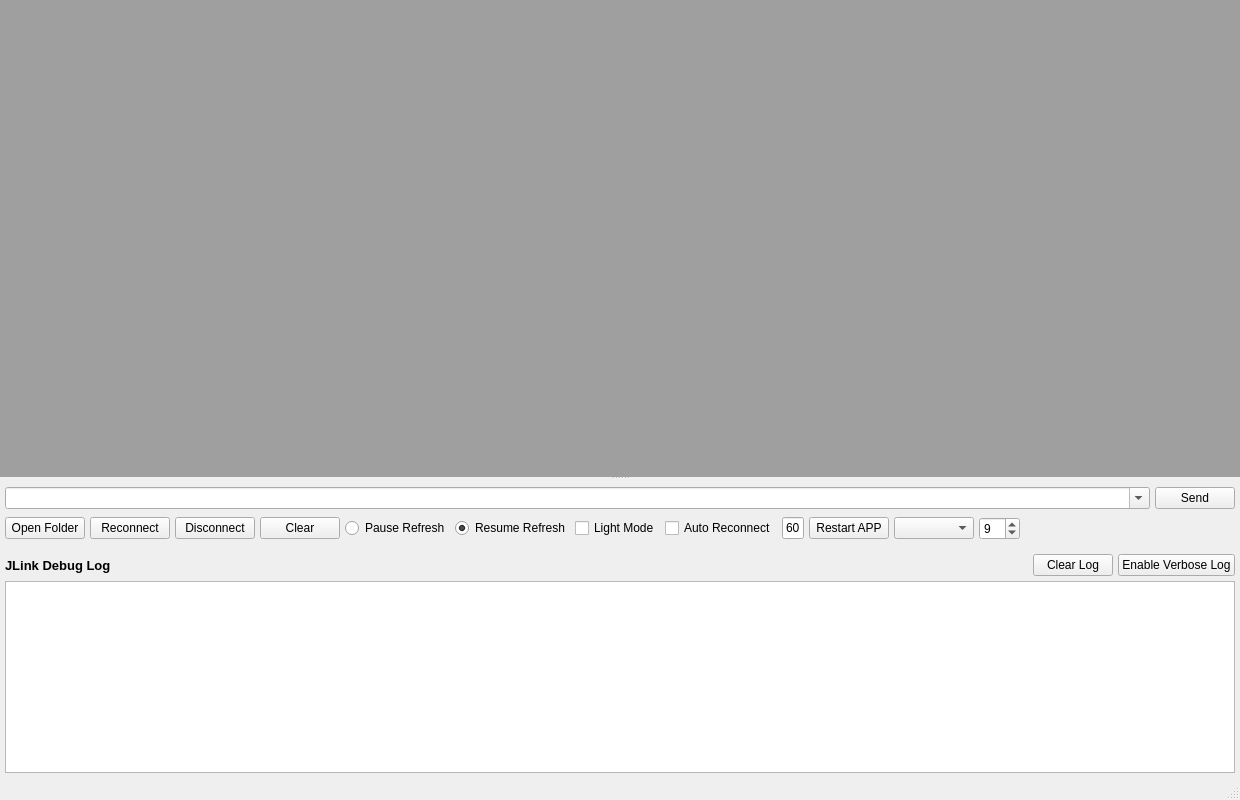
<?xml version="1.0" encoding="UTF-8"?>
<ui version="4.0">
 <class>RTTMainWindow</class>
 <widget class="QMainWindow" name="RTTMainWindow">
  <property name="geometry">
   <rect>
    <x>0</x>
    <y>0</y>
    <width>1200</width>
    <height>800</height>
   </rect>
  </property>
  <property name="windowTitle">
   <string>XexunRTT - RTT Debug Main Window</string>
  </property>
  <widget class="QWidget" name="centralwidget">
   <layout class="QVBoxLayout" name="verticalLayout_main">
    <property name="spacing">
     <number>0</number>
    </property>
    <property name="leftMargin">
     <number>0</number>
    </property>
    <property name="topMargin">
     <number>0</number>
    </property>
    <property name="rightMargin">
     <number>0</number>
    </property>
    <property name="bottomMargin">
     <number>0</number>
    </property>
    <item>
     <widget class="QSplitter" name="main_splitter">
      <property name="orientation">
       <enum>Qt::Orientation::Vertical</enum>
      </property>
      <property name="handleWidth">
       <number>2</number>
      </property>
      <widget class="QMdiArea" name="mdi_area">
       <property name="sizePolicy">
        <sizepolicy hsizetype="Expanding" vsizetype="Expanding">
         <horstretch>1</horstretch>
         <verstretch>1</verstretch>
        </sizepolicy>
       </property>
      </widget>
      <widget class="QWidget" name="bottom_container" native="true">
       <property name="sizePolicy">
        <sizepolicy hsizetype="Preferred" vsizetype="Minimum">
         <horstretch>0</horstretch>
         <verstretch>0</verstretch>
        </sizepolicy>
       </property>
       <property name="minimumSize">
        <size>
         <width>0</width>
         <height>70</height>
        </size>
       </property>
       <layout class="QVBoxLayout" name="verticalLayout_bottom">
        <property name="spacing">
         <number>0</number>
        </property>
        <property name="leftMargin">
         <number>0</number>
        </property>
        <property name="topMargin">
         <number>0</number>
        </property>
        <property name="rightMargin">
         <number>0</number>
        </property>
        <property name="bottomMargin">
         <number>0</number>
        </property>
        <item>
         <widget class="QWidget" name="button_command_area" native="true">
          <property name="sizePolicy">
           <sizepolicy hsizetype="Preferred" vsizetype="Fixed">
            <horstretch>0</horstretch>
            <verstretch>0</verstretch>
           </sizepolicy>
          </property>
          <property name="minimumSize">
           <size>
            <width>0</width>
            <height>70</height>
           </size>
          </property>
          <property name="maximumSize">
           <size>
            <width>16777215</width>
            <height>70</height>
           </size>
          </property>
          <layout class="QGridLayout" name="gridLayout">
           <property name="leftMargin">
            <number>5</number>
           </property>
           <property name="topMargin">
            <number>5</number>
           </property>
           <property name="rightMargin">
            <number>5</number>
           </property>
           <property name="bottomMargin">
            <number>5</number>
           </property>
           <property name="spacing">
            <number>5</number>
           </property>
           <item row="1" column="7">
            <widget class="QCheckBox" name="auto_reconnect_checkbox">
             <property name="font">
              <font>
               <family>Arial</family>
              </font>
             </property>
             <property name="toolTip">
              <string>F8</string>
             </property>
             <property name="text">
              <string>Auto Reconnect</string>
             </property>
            </widget>
           </item>
           <item row="0" column="19">
            <widget class="QPushButton" name="pushButton">
             <property name="maximumSize">
              <size>
               <width>80</width>
               <height>26</height>
              </size>
             </property>
             <property name="font">
              <font>
               <family>Arial</family>
              </font>
             </property>
             <property name="text">
              <string>Send</string>
             </property>
            </widget>
           </item>
           <item row="1" column="8">
            <widget class="QLineEdit" name="reconnect_timeout_edit">
             <property name="maximumSize">
              <size>
               <width>35</width>
               <height>16777215</height>
              </size>
             </property>
             <property name="font">
              <font>
               <family>Arial</family>
              </font>
             </property>
             <property name="text">
              <string>60</string>
             </property>
             <property name="alignment">
              <set>Qt::AlignmentFlag::AlignCenter</set>
             </property>
            </widget>
           </item>
           <item row="1" column="2">
            <widget class="QPushButton" name="dis_connect">
             <property name="font">
              <font>
               <family>Arial</family>
              </font>
             </property>
             <property name="toolTip">
              <string>F3</string>
             </property>
             <property name="text">
              <string>Disconnect</string>
             </property>
            </widget>
           </item>
           <item row="1" column="1">
            <widget class="QPushButton" name="re_connect">
             <property name="font">
              <font>
               <family>Arial</family>
              </font>
             </property>
             <property name="toolTip">
              <string>F2</string>
             </property>
             <property name="text">
              <string>Reconnect</string>
             </property>
            </widget>
           </item>
           <item row="1" column="6">
            <widget class="QCheckBox" name="light_checkbox">
             <property name="font">
              <font>
               <family>Arial</family>
              </font>
             </property>
             <property name="toolTip">
              <string>F7</string>
             </property>
             <property name="text">
              <string>Light Mode</string>
             </property>
            </widget>
           </item>
           <item row="1" column="5">
            <widget class="QRadioButton" name="radioButton_resume_refresh">
             <property name="font">
              <font>
               <family>Arial</family>
              </font>
             </property>
             <property name="toolTip">
              <string>F6</string>
             </property>
             <property name="text">
              <string>Resume Refresh</string>
             </property>
             <property name="checked">
              <bool>true</bool>
             </property>
            </widget>
           </item>
           <item row="1" column="3">
            <widget class="QPushButton" name="clear">
             <property name="font">
              <font>
               <family>Arial</family>
              </font>
             </property>
             <property name="toolTip">
              <string>F4</string>
             </property>
             <property name="text">
              <string>Clear</string>
             </property>
            </widget>
           </item>
           <item row="1" column="10">
            <widget class="QComboBox" name="font_combo">
             <property name="sizePolicy">
              <sizepolicy hsizetype="Minimum" vsizetype="Fixed">
               <horstretch>0</horstretch>
               <verstretch>0</verstretch>
              </sizepolicy>
             </property>
             <property name="minimumSize">
              <size>
               <width>80</width>
               <height>20</height>
              </size>
             </property>
             <property name="font">
              <font>
               <family>Arial</family>
              </font>
             </property>
            </widget>
           </item>
           <item row="1" column="11">
            <widget class="QSpinBox" name="fontsize_box">
             <property name="font">
              <font>
               <family>Arial</family>
              </font>
             </property>
             <property name="minimum">
              <number>6</number>
             </property>
             <property name="maximum">
              <number>24</number>
             </property>
             <property name="value">
              <number>9</number>
             </property>
            </widget>
           </item>
           <item row="0" column="0" colspan="19">
            <widget class="QComboBox" name="cmd_buffer">
             <property name="sizePolicy">
              <sizepolicy hsizetype="Expanding" vsizetype="Fixed">
               <horstretch>0</horstretch>
               <verstretch>0</verstretch>
              </sizepolicy>
             </property>
             <property name="font">
              <font>
               <family>Arial</family>
              </font>
             </property>
             <property name="toolTip">
              <string>can read from cmd.txt</string>
             </property>
             <property name="editable">
              <bool>true</bool>
             </property>
            </widget>
           </item>
           <item row="1" column="0">
            <widget class="QPushButton" name="openfolder">
             <property name="font">
              <font>
               <family>Arial</family>
              </font>
             </property>
             <property name="toolTip">
              <string>F1</string>
             </property>
             <property name="text">
              <string>Open Folder</string>
             </property>
            </widget>
           </item>
           <item row="1" column="4">
            <widget class="QRadioButton" name="radioButton_pause_refresh">
             <property name="font">
              <font>
               <family>Arial</family>
              </font>
             </property>
             <property name="toolTip">
              <string>F5</string>
             </property>
             <property name="text">
              <string>Pause Refresh</string>
             </property>
            </widget>
           </item>
           <item row="1" column="9">
            <widget class="QPushButton" name="restart_app_button">
             <property name="font">
              <font>
               <family>Arial</family>
              </font>
             </property>
             <property name="toolTip">
              <string>F9</string>
             </property>
             <property name="text">
              <string>Restart APP</string>
             </property>
            </widget>
           </item>
           <item row="1" column="12" colspan="2">
            <widget class="QLabel" name="sent">
             <property name="minimumSize">
              <size>
               <width>100</width>
               <height>20</height>
              </size>
             </property>
             <property name="text">
              <string/>
             </property>
            </widget>
           </item>
           <item row="1" column="18">
            <spacer name="horizontalSpacer">
             <property name="orientation">
              <enum>Qt::Orientation::Horizontal</enum>
             </property>
             <property name="sizeHint" stdset="0">
              <size>
               <width>40</width>
               <height>20</height>
              </size>
             </property>
            </spacer>
           </item>
          </layout>
         </widget>
        </item>
        <item>
         <widget class="QWidget" name="jlink_log_area" native="true">
          <property name="sizePolicy">
           <sizepolicy hsizetype="Preferred" vsizetype="Expanding">
            <horstretch>0</horstretch>
            <verstretch>1</verstretch>
           </sizepolicy>
          </property>
          <property name="minimumSize">
           <size>
            <width>0</width>
            <height>80</height>
           </size>
          </property>
          <layout class="QVBoxLayout" name="verticalLayout_jlink">
           <property name="spacing">
            <number>5</number>
           </property>
           <property name="leftMargin">
            <number>5</number>
           </property>
           <property name="topMargin">
            <number>5</number>
           </property>
           <property name="rightMargin">
            <number>5</number>
           </property>
           <property name="bottomMargin">
            <number>5</number>
           </property>
           <item>
            <layout class="QHBoxLayout" name="jlink_header_layout">
             <item>
              <widget class="QLabel" name="jlink_title_label">
               <property name="font">
                <font>
                 <pointsize>10</pointsize>
                 <bold>true</bold>
                </font>
               </property>
               <property name="text">
                <string>JLink Debug Log</string>
               </property>
              </widget>
             </item>
             <item>
              <spacer name="jlink_header_spacer">
               <property name="orientation">
                <enum>Qt::Orientation::Horizontal</enum>
               </property>
               <property name="sizeHint" stdset="0">
                <size>
                 <width>40</width>
                 <height>20</height>
                </size>
               </property>
              </spacer>
             </item>
             <item>
              <widget class="QPushButton" name="clear_jlink_log_btn">
               <property name="maximumSize">
                <size>
                 <width>80</width>
                 <height>16777215</height>
                </size>
               </property>
               <property name="text">
                <string>Clear Log</string>
               </property>
              </widget>
             </item>
             <item>
              <widget class="QPushButton" name="toggle_jlink_log_btn">
               <property name="maximumSize">
                <size>
                 <width>120</width>
                 <height>16777215</height>
                </size>
               </property>
               <property name="text">
                <string>Enable Verbose Log</string>
               </property>
               <property name="checkable">
                <bool>true</bool>
               </property>
              </widget>
             </item>
            </layout>
           </item>
           <item>
            <widget class="QPlainTextEdit" name="jlink_log_text">
             <property name="sizePolicy">
              <sizepolicy hsizetype="Expanding" vsizetype="Expanding">
               <horstretch>0</horstretch>
               <verstretch>0</verstretch>
              </sizepolicy>
             </property>
             <property name="font">
              <font>
               <family>Consolas</family>
               <pointsize>9</pointsize>
              </font>
             </property>
             <property name="readOnly">
              <bool>true</bool>
             </property>
             <property name="plainText">
              <string/>
             </property>
            </widget>
           </item>
          </layout>
         </widget>
        </item>
       </layout>
      </widget>
     </widget>
    </item>
   </layout>
  </widget>
  <widget class="QMenuBar" name="menubar">
   <property name="geometry">
    <rect>
     <x>0</x>
     <y>0</y>
     <width>1200</width>
     <height>21</height>
    </rect>
   </property>
  </widget>
  <widget class="QStatusBar" name="statusbar"/>
 </widget>
 <resources/>
 <connections/>
</ui>
